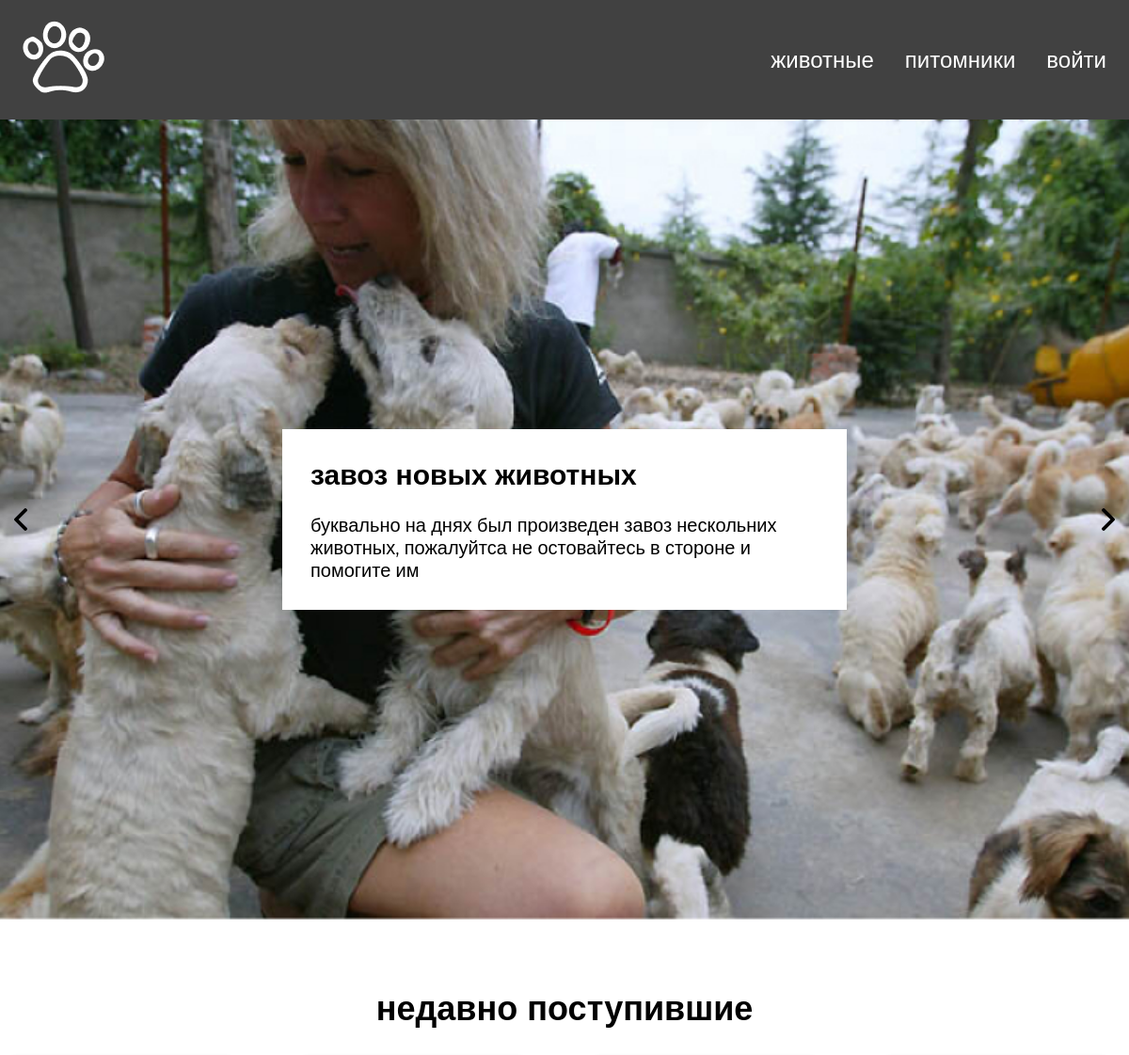
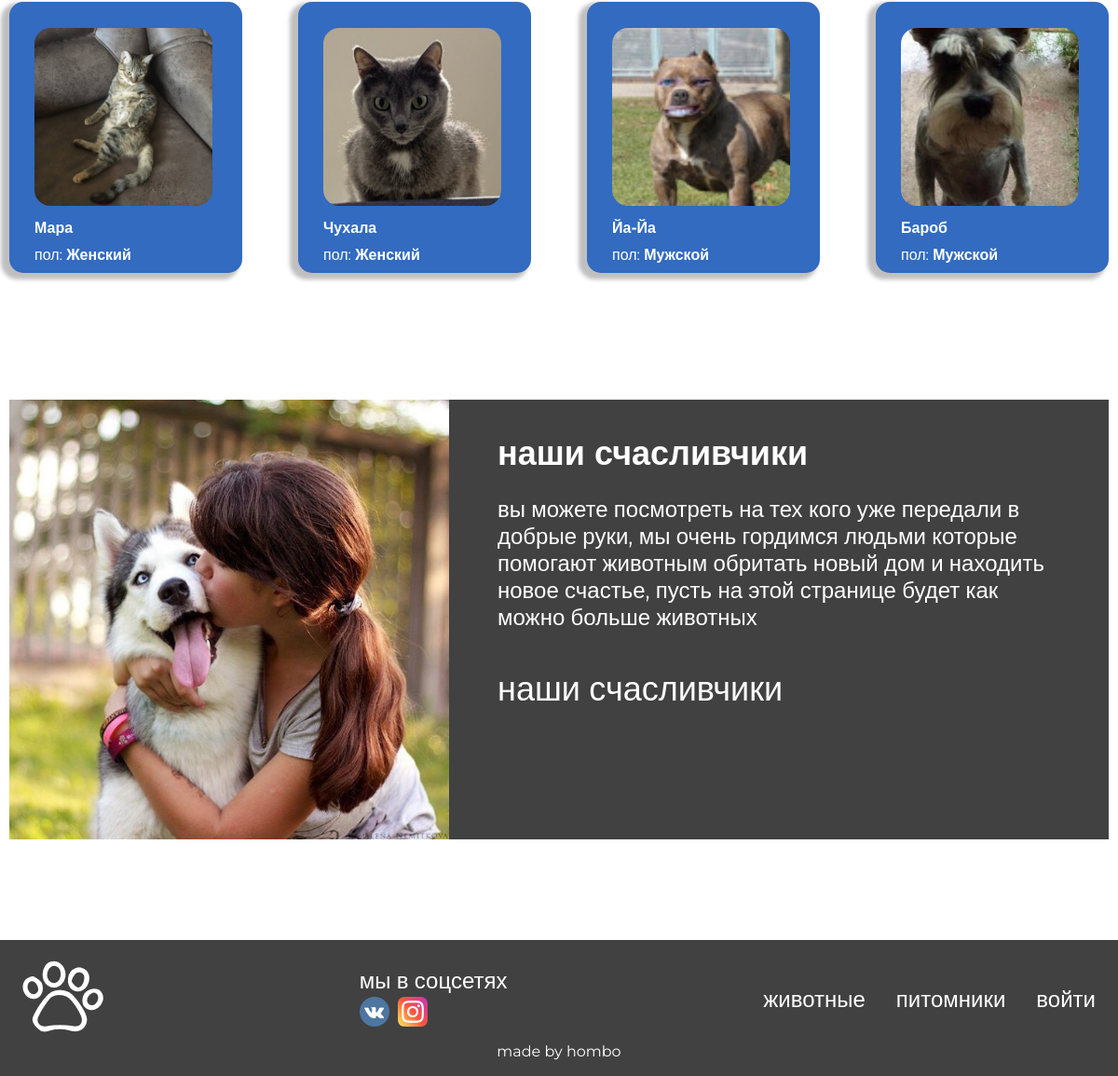
The page / on the database its author committed (2 pictures, top to bottom).
### tables this page shows
CREATE TABLE `animals` (
  `id` int NOT NULL,
  `name` varchar(50) NOT NULL,
  `breed` varchar(100) NOT NULL,
  `type` enum('собака','кошка') NOT NULL,
  `nursery_id` int NOT NULL,
  `sex` enum('мужской','женский') NOT NULL,
  `age` int NOT NULL,
  `img` varchar(250) NOT NULL,
  `status` enum('в питомнике','зарезервировано','отдан') NOT NULL,
  `date` date DEFAULT NULL
);

### index.php (the view, shortened to what this page needs)
<?php require "utils/header.php"?>
<?php
    require_once "config/conn.php";
    $query = mysqli_query($conn, "SELECT id,name,sex,img FROM `animals` WHERE status = 'в питомнике' ORDER BY id DESC LIMIT 4");
?>
<section class="slider__section">
    <div class="slider">
        <div class="slider__item">
            <div class="slider__item_wrapper">
                <div class="container">
                    <div class="slider__content">
                        <div class="slider__text">
                            <h2 class="slider__text-title">завоз новых животных</h2>
                            <div class="slider__text-subtitle">буквально на днях был произведен завоз
                                нескольних животных, пожалуйтса
                                не остовайтесь в стороне и помогите им</div>
                        </div>
                    </div>
                </div>
            </div>
        </div>
    </div>
</section>
<main>
    <section class="mCatalog">
        <div class="container">
            <h1 class="section__title hombo">недавно поступившие</h1>
            <div class="animal__card-list">
                <?php
                while ($row = mysqli_fetch_assoc($query)) {?>
                    <a class="animal__card-item animal__card-new" href="animal.php?id=<?=$row['id']?>">
                        <div class="animal__card-img">
                            <img src='img/<?=$row["img"]?>'>
                        </div>
                        <div class="animal__card__content">
                            <div class="animal__card__name"><?=$row["name"]?></div>
                            <div>пол: <span class="animal__card__sex"><?=$row["sex"]?></span></div>
                        </div>
                    </a>
                <?}?>
            </div>
        </div>
    </section>
    <section class="our_happiness">
        <div class="container">
            <div class="our_happiness__inner">
                <img class="our_happiness__img" src="img/happiness-bg.jpg">
                <div class="our_happiness__content">
                    <h3 class="our_happiness__title">наши счасливчики</h3>
                    <p class="our_happiness__text">вы можете посмотреть на тех кого уже передали в добрые руки, мы
                        очень
                        гордимся людьми которые помогают животным обритать новый дом и находить новое счастье, пусть
                        на этой странице будет как можно больше животных
                    </p>
                    <a class="our_happiness__link" href="happiness.php">наши счасливчики</a>
                </div>
            </div>
        </div>
    </section>
</main>
<?php require "utils/footer.php"?>

### utils/header.php (shortened to what this page needs)
<!DOCTYPE html>
<html lang="en">
<head>
    <link rel="stylesheet" type="text/css" href="https://cdn.jsdelivr.net/npm/slick-carousel@1.8.1/slick/slick.css" />
    <link rel="stylesheet" href="css/style.css">
</head>
<body>
    <header class="header">
        <div class="container">
            <div class="header__inner">
                <a class="header__logo" href="index.php">
                    <img src="img/logo.png" alt="хомбо">
                </a>
                <ul class="header__nav">
                    <li class="header__nav-item"><a href="animals.php">животные</a></li>
                    <li class="header__nav-item"><a href="nursery.php">питомники</a></li>
                    <?php
                        if (isset($_SESSION["user"]) && $result["role"] === "user") {
                            echo "<li class='header__nav-item'><a href='orders.php'>заявки</a></li>";
                            echo "<li class='header__nav-item'><a href='actions/logout.php'>выйти</a></li>";
                        }
                        else if (isset($_SESSION["user"]) && $result["role"] === "admin") {
                            echo "<li class='header__nav-item'><a href='admin-orders.php'>заявки</a></li>";
                            echo "<li class='header__nav-item'><a href='admin-animal.php'>добавить животное</a></li>";
                            echo "<li class='header__nav-item'><a href='actions/logout.php'>выйти</a></li>";
                        }
                        else {
                            echo "<li class='header__nav-item'><a href='login.php'>войти</a></li>";
                        }
                    ?>
                </ul>
            </div>
        </div>
    </header>

### utils/footer.php (shortened to what this page needs)
<footer class="footer">
    <div class="container">
        <div class="footer__inner">
            <a class="footer__logo" href="index.php">
                <img src="img/logo.png" alt="хомбо">
            </a>
            <div class="footer__socials">
                <div class="socials__title">мы в соцсетях</div>
                <ul class="socilas__list">
                    <li><a href="https://vk.com"><img src="img/vk.svg" alt=""></a></li>
                    <li><a href="https://instagram.com"><img src="img/instagram.svg" alt=""></a></li>
                </ul>
            </div>
            <ul class="footer__nav">
                <li class="footer__nav-item"><a href="animals.php">животные</a></li>
                <li class="footer__nav-item"><a href="nursery.php">питомники</a></li>
                <?php
                        if (isset($_SESSION["user"]) && $result["role"] === "user") {
                            echo "<li class='header__nav-item'><a href='orders.php'>заявки</a></li>";
                            echo "<li class='header__nav-item'><a href='actions/logout.php'>выйти</a></li>";
                        }
                        else if (isset($_SESSION["user"]) && $result["role"] === "admin") {
                            echo "<li class='header__nav-item kostyl2'><a href='admin-orders.php'>заявки</a></li>";
                            echo "<li class='header__nav-item kostyl2'><a href='admin-animal.php'>добавить животное</a></li>";
                            echo "<li class='header__nav-item kostyl2'><a href='actions/logout.php'>выйти</a></li>";
                        }
                        else {
                            echo "<li class='header__nav-item'><a href='login.php'>войти</a></li>";
                        }
                    ?>
            </ul>
        </div>
        <div class="footer__copyright">
            made by hombo
        </div>
    </div>
</footer>
</body>
</html>

### css/style.css (style rules this page uses)
*, *::after, *::before { box-sizing: border-box; }
body, html { margin: 0; display: flex; height: 100%; flex-direction: column; font-family: 'Montserrat', sans-serif; }
main { flex: 1 1 auto; }
a { display: block; color: inherit; text-decoration: none; }
ul { margin: 0; padding: 0; list-style: none; display: block; }
h1, h2, h3 { margin: 0; }
.container { max-width: 1200px; padding: 0 10px; margin: 0 auto; }
.section__title { font-size: 36px; text-align: center; }
.header, .footer { background-color: #414141; padding: 17px 14px; color: white; font-size: 24px; }
.header__inner, .footer__inner { display: flex; justify-content: space-between; align-items: center; }
.header__nav, .footer__nav { display: flex; }
.header__nav-item, .footer__nav-item { margin-right: 33px; }
.header__nav-item:last-child { margin-right: 0; }
.socials__title { margin-bottom: 3px; }
.socilas__list { display: flex; }
.socilas__list>li { margin-right: 9px; }
.socilas__list>li:last-child { margin-right: 0; }
.footer__copyright { font-size: 16px; text-align: center; }
.slider { color: #000; }
.slider__item_wrapper { position: relative; }
.slider__content { display: flex; align-items: center; justify-content: space-between; position: absolute; top: 50%; left: 50%; transform: translate(-50%, -50%); }
.slider__text { font-size: 20px; background: #fff; padding: 30px; }
.slider__text-title { margin-bottom: 23px; }
.mCatalog { margin-top: 72px; margin-bottom: 136px; }
.hombo { margin-bottom: 30px; }
.animal__card-list { display: flex; justify-content: space-between; flex-wrap: wrap; }
.animal__card-item { flex-basis: 250px; display: flex; flex-direction: column; justify-content: space-between; padding: 28px 32px 10px 27px; border-radius: 15px; color: white; box-shadow: -6px 4px 4px 3px rgba(0, 0, 0, 0.25); }
.animal__card-new { background-color: #326BC0; }
.animal__card-img { text-align: center; margin-bottom: 10px; }
.animal__card-img>img { border-radius: 9%; object-fit: cover; width: 100%; height: 191px; }
.animal__card__name { margin-bottom: 10px; text-transform: capitalize; font-weight: bold; }
.animal__card__sex { text-transform: capitalize; font-weight: bold; }
.our_happiness { margin-top: 136px; margin-bottom: 108px; color: white; }
.our_happiness__inner { display: flex; }
.our_happiness__img { width: 40%; }
.our_happiness__content { width: 60%; padding: 35px 52px; background-color: #414141; }
.our_happiness__title { margin-bottom: 12px; font-size: 36px; }
.our_happiness__text { font-size: 24px; margin-bottom: 40px; }
.our_happiness__link { font-size: 36px; }

### rows shown on the page
animals: img (picture), name "Мара", sex "Женский"
animals: img (picture), name "Чухала", sex "Женский"
animals: img (picture), name "Йа-Йа", sex "Мужской"
animals: img (picture), name "Бароб", sex "Мужской"
